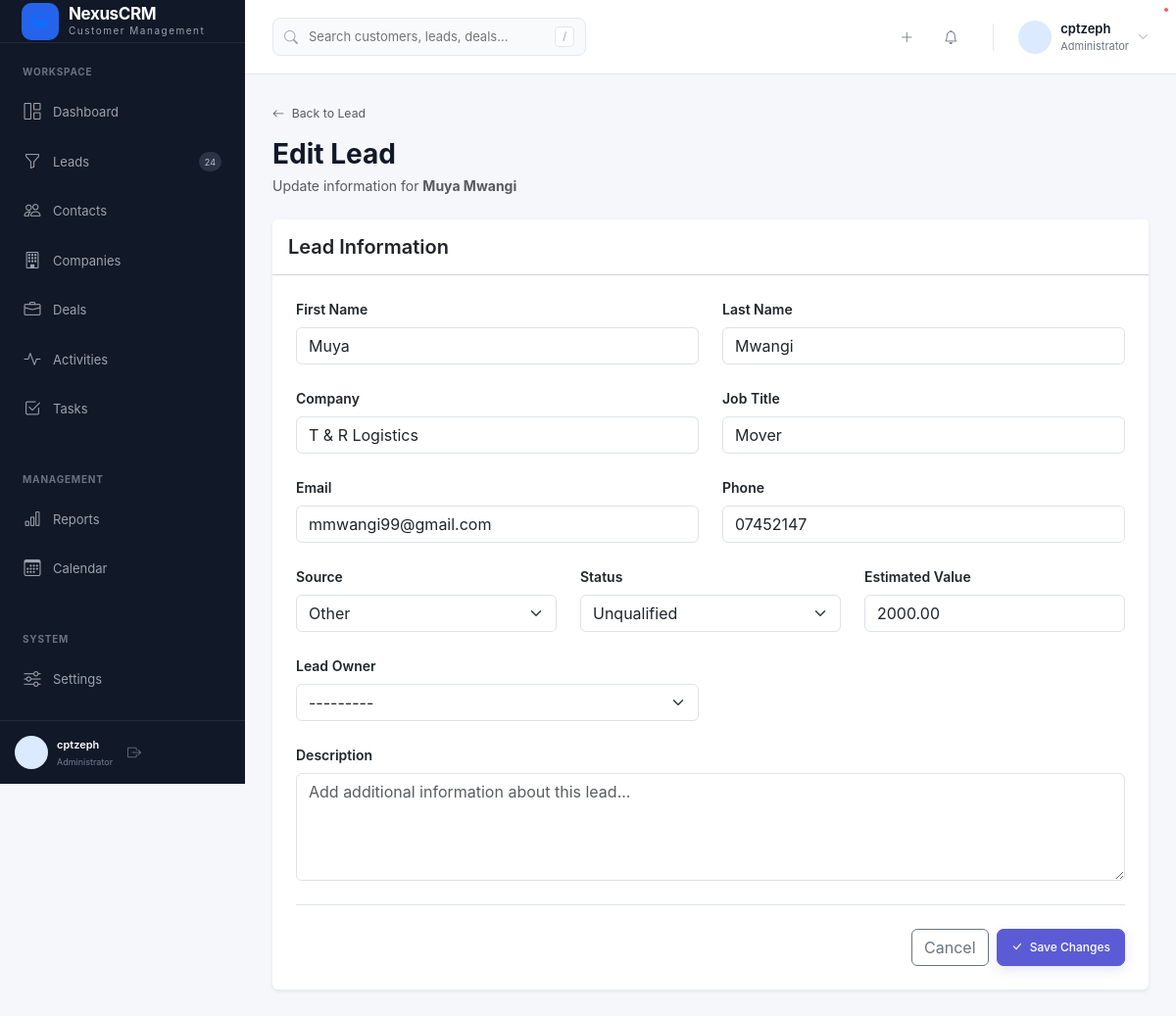
The app's page /leads/11/edit/ (signed in), older data.
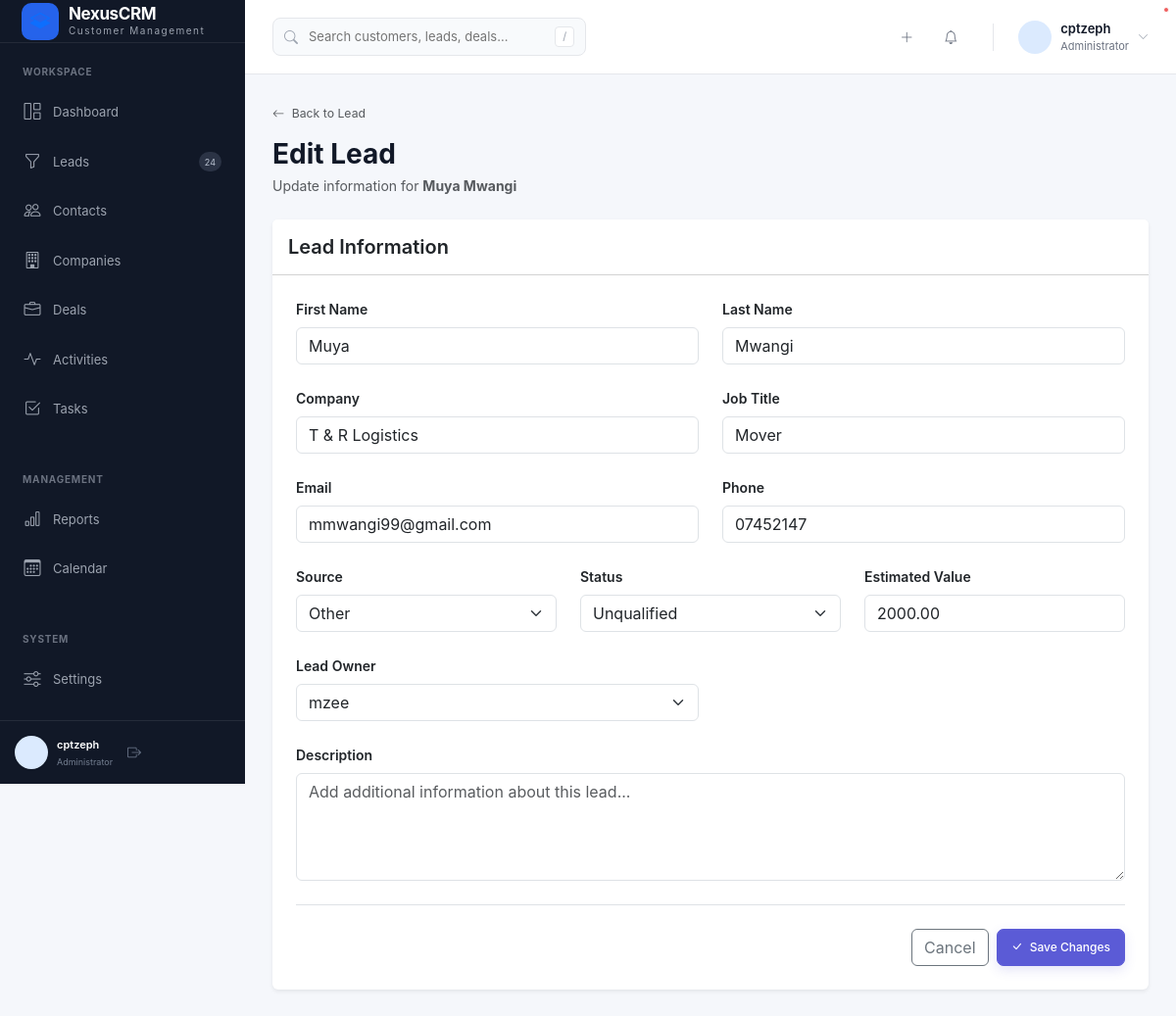
The same page, newer data.
### crmApp/models.py (models this page shows, shortened)
class Lead(models.Model):
    STATUS_NEW = "new"
    STATUS_CONTACTED = "contacted"
    STATUS_QUALIFIED = "qualified"
    STATUS_UNQUALIFIED = "unqualified"
    STATUS_CONVERTED = "converted"
    STATUS_CHOICES = [
        (STATUS_NEW, "New"),
        (STATUS_CONTACTED, "Contacted"),
        (STATUS_QUALIFIED, "Qualified"),
        (STATUS_UNQUALIFIED, "Unqualified"),
        (STATUS_CONVERTED, "Converted"),
    ]
    SOURCE_WEBSITE = "website"
    SOURCE_REFERRAL = "referral"
    SOURCE_SOCIAL = "social"
    SOURCE_EMAIL = "email"
    SOURCE_CALL = "call"
    SOURCE_ADVERTISEMENT = "advertisement"
    SOURCE_OTHER = "other"
    SOURCE_CHOICES = [
        (SOURCE_WEBSITE, "Website"),
        (SOURCE_REFERRAL, "Referral"),
        (SOURCE_SOCIAL, "Social Media"),
        (SOURCE_EMAIL, "Email"),
        (SOURCE_CALL, "Phone Call"),
        (SOURCE_ADVERTISEMENT, "Advertisement"),
        (SOURCE_OTHER, "Other"),
    ]
    first_name = models.CharField(
        max_length=100
    )
    last_name = models.CharField(
        max_length=100,
        blank=True
    )
    company_name = models.CharField(
        max_length=200,
        blank=True
    )
    email = models.EmailField(
        blank=True
    )
    phone = models.CharField(
        max_length=30,
        blank=True
    )
    job_title = models.CharField(
        max_length=150,
        blank=True
    )
    source = models.CharField(
        max_length=30,
        choices=SOURCE_CHOICES,
        default=SOURCE_OTHER
    )
    status = models.CharField(
        max_length=30,
        choices=STATUS_CHOICES,
        default=STATUS_NEW
    )
    estimated_value = models.DecimalField(
        max_digits=15,
        decimal_places=2,
        default=Decimal("0.00")
    )
    owner = models.ForeignKey(
        User,
        on_delete=models.SET_NULL,
        null=True,
        blank=True,
        related_name="owned_leads"
    )
    description = models.TextField(
        blank=True
    )
    tags = models.ManyToManyField(
        "Tag",
        blank=True,
        related_name="leads"
    )
    converted_company = models.ForeignKey(
        Company,
        on_delete=models.SET_NULL,
        null=True,
        blank=True,
        related_name="converted_leads"
    )
    converted_contact = models.ForeignKey(
        Contact,
        on_delete=models.SET_NULL,
        null=True,
        blank=True,
        related_name="converted_leads"
    )
    created_at = models.DateTimeField(
        auto_now_add=True
    )
    updated_at = models.DateTimeField(
        auto_now=True
    )
    class Meta:
        ordering = ["-created_at"]
        indexes = [
            models.Index(fields=["status"]),
            models.Index(fields=["source"]),
            models.Index(fields=["email"]),
            models.Index(fields=["owner"]),
        ]

### crmApp/views.py (the view)
# urls.py: path("leads/<int:pk>/edit/", views.lead_update, name="lead_update"),
@login_required
def lead_update(request, pk):
    lead = get_object_or_404(
        Lead.objects.select_related("owner", "converted_company", "converted_contact"),
        pk=pk
    )
    if not can_edit(request.user, lead):
        raise PermissionDenied
    if request.method == "POST":
        form = LeadForm(
            request.POST,
            instance=lead
        )
        if form.is_valid():
            lead = form.save()
            messages.success(
                request,
                f"Lead '{lead.first_name} {lead.last_name}' "
                "was updated successfully."
            )
            return redirect(
                "lead_detail",
                pk=lead.pk
            )
    else:
        form = LeadForm(
            instance=lead
        )
    context = {
        "form": form,
        "lead": lead,
    }
    return render(
        request,
        "crmApp/leads/edit.html",
        context
    )

### crmApp/context_processors.py (called while the page is built, shortened)
def crm_permissions(request):
    user = request.user
    role = get_user_role(user)
    return {
        "crm_role": role,
        "can_create_records": can_create(user),
        "can_edit_all_records": role in {
            ROLE_ADMIN,
            ROLE_MANAGER,
            ROLE_SUPPORT,
        },
        "can_delete_records": role in {
            ROLE_ADMIN,
            ROLE_MANAGER,
        },
    }

### crmApp/forms.py (called while the page is built)
def get_allowed_lead_statuses(current_status):
    transitions = {
        Lead.STATUS_NEW: [
            Lead.STATUS_NEW,
            Lead.STATUS_CONTACTED,
            Lead.STATUS_UNQUALIFIED,
        ],
        Lead.STATUS_CONTACTED: [
            Lead.STATUS_CONTACTED,
            Lead.STATUS_QUALIFIED,
            Lead.STATUS_UNQUALIFIED,
        ],
        Lead.STATUS_QUALIFIED: [
            Lead.STATUS_QUALIFIED,
            Lead.STATUS_CONVERTED,
            Lead.STATUS_UNQUALIFIED,
        ],
        Lead.STATUS_UNQUALIFIED: [
            Lead.STATUS_UNQUALIFIED,
            Lead.STATUS_NEW,
        ],
        Lead.STATUS_CONVERTED: [
            Lead.STATUS_CONVERTED,
        ],
    }
    return transitions.get(
        current_status,
        [current_status]
    )

### templates/crmApp/leads/edit.html (shortened to what the changed rows need)
{% extends "crmApp/base.html" %}
{% block content %}
<div class="container-fluid px-0">
    <div class="mb-4">
        <h1 class="h3 fw-bold mt-3 mb-1">
            Edit Lead
        </h1>
        <p class="text-muted mb-0">
            Update information for
            <strong>
                {{ lead.first_name }} {{ lead.last_name }}
            </strong>
        </p>
    </div>
    <div class="card border-0 shadow-sm">
        <div class="card-body p-4">
            <form
                method="POST"
                novalidate
            >
                <div class="row g-4">
                    <div class="col-md-6">
                        <label
                            for="{{ form.first_name.id_for_label }}"
                            class="form-label fw-semibold"
                        >
                            First Name
                        </label>
                        {{ form.first_name }}
                    </div>
                    <div class="col-md-6">
                        <label
                            for="{{ form.last_name.id_for_label }}"
                            class="form-label fw-semibold"
                        >
                            Last Name
                        </label>
                        {{ form.last_name }}
                    </div>
                    <div class="col-md-6">
                        <label
                            for="{{ form.company_name.id_for_label }}"
                            class="form-label fw-semibold"
                        >
                            Company
                        </label>
                        {{ form.company_name }}
                    </div>
                    <div class="col-md-6">
                        <label
                            for="{{ form.job_title.id_for_label }}"
                            class="form-label fw-semibold"
                        >
                            Job Title
                        </label>
                        {{ form.job_title }}
                    </div>
                    <div class="col-md-6">
                        <label
                            for="{{ form.email.id_for_label }}"
                            class="form-label fw-semibold"
                        >
                            Email
                        </label>
                        {{ form.email }}
                    </div>
                    <div class="col-md-6">
                        <label
                            for="{{ form.phone.id_for_label }}"
                            class="form-label fw-semibold"
                        >
                            Phone
                        </label>
                        {{ form.phone }}
                    </div>
                    <div class="col-md-4">
                        <label
                            for="{{ form.source.id_for_label }}"
                            class="form-label fw-semibold"
                        >
                            Source
                        </label>
                        {{ form.source }}
                    </div>
                    <div class="col-md-4">
                        <label
                            for="{{ form.status.id_for_label }}"
                            class="form-label fw-semibold"
                        >
                            Status
                        </label>
                        {{ form.status }}
                    </div>
                    <div class="col-md-4">
                        <label
                            for="{{ form.estimated_value.id_for_label }}"
                            class="form-label fw-semibold"
                        >
                            Estimated Value
                        </label>
                        {{ form.estimated_value }}
                    </div>
                    <div class="col-md-6">
                        <label
                            for="{{ form.owner.id_for_label }}"
                            class="form-label fw-semibold"
                        >
                            Lead Owner
                        </label>
                        {{ form.owner }}
                    </div>
                    <div class="col-12">
                        <label
                            for="{{ form.description.id_for_label }}"
                            class="form-label fw-semibold"
                        >
                            Description
                        </label>
                        {{ form.description }}
                    </div>
                </div>
            </form>
        </div>
    </div>
</div>
{% endblock %}

Row changes from the older to the newer data that the page shows:
changed Lead "Muya": owner "---------" → "mzee"
